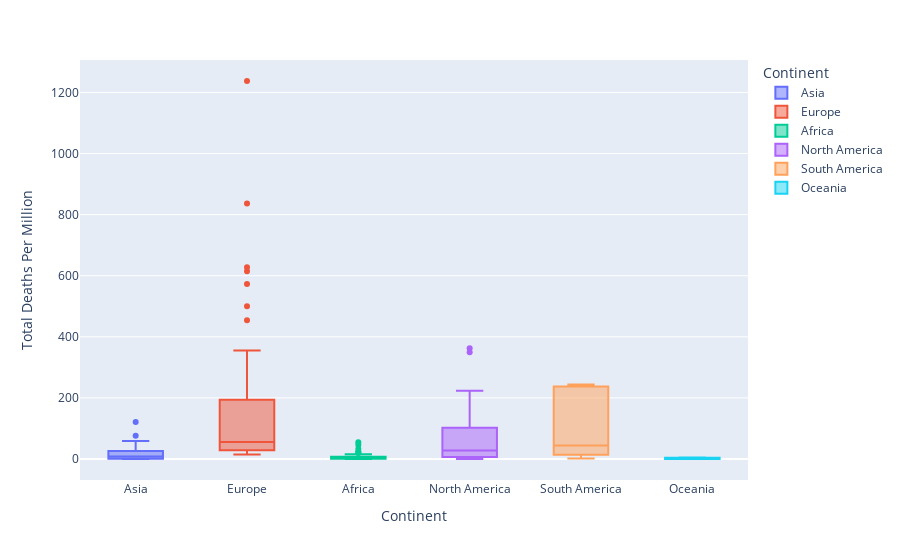

Here is the notebook cell this chart was saved with:
### Code cell
df = max_combined_country_clean
fig = px.box(df, x="Continent", y="Total Deaths Per Million", hover_name= "Country"
             , color= "Continent"
            )
fig.show()
quartilesm = max_combined_country_clean['Total Deaths Per Million'].quantile([.25,.5,.75])
lowerqm = quartilesm[0.25]
upperqm = quartilesm[0.75]
iqrm = upperqm-lowerqm

lower_boundm = lowerqm - (1.5*iqrm)
upper_boundm = upperqm + (1.5*iqrm)

quartilestm1 = max_combined_country_clean['Population Density'].quantile([.25,.5,.75])
lowerqm1 = quartilestm1[0.25]
upperqm1 = quartilestm1[0.75]
iqrm1 = upperqm1-lowerqm1

lower_boundmm1 = lowerqm1 - (1.5*iqrm1)
upper_boundmm1 = upperqm1 + (1.5*iqrm1)

### Figure 1 — Plotly figure (JSON) as saved in the notebook; plotly's stock layout.template omitted (floating-point values rounded to 4 significant figures)
{"data": [{"alignmentgroup": "True", "hovertemplate": "<b>%{hovertext}</b><br><br>Continent=%{x}<br>Total Deaths Per Million=%{y}<extra></extra>", "hovertext": ["Afghanistan", "Armenia", "Azerbaijan", "Bahrain", "Bangladesh", "Bhutan", "Cambodia", "China", "Georgia", "India", "Indonesia", "Iraq", "Israel", "Japan", "Jordan", "Kazakhstan", "Kuwait", "Lebanon", "Malaysia", "Maldives", "Mongolia", "Myanmar", "Nepal", "Oman", "Pakistan", "Philippines", "Qatar", "Saudi Arabia", "Singapore", "Sri Lanka", "Tajikistan", "Thailand", "Turkey", "United Arab Emirates", "Uzbekistan", "Vietnam"], "legendgroup": "Asia", "marker": {"color": "#636efa"}, "name": "Asia", "notched": false, "offsetgroup": "Asia", "orientation": "v", "showlegend": true, "type": "box", "x": ["Asia", "Asia", "Asia", "Asia", "Asia", "Asia", "Asia", "Asia", "Asia", "Asia", "Asia", "Asia", "Asia", "Asia", "Asia", "Asia", "Asia", "Asia", "Asia", "Asia", "Asia", "Asia", "Asia", "Asia", "Asia", "Asia", "Asia", "Asia", "Asia", "Asia", "Asia", "Asia", "Asia", "Asia", "Asia", "Asia"], "x0": " ", "xaxis": "x", "y": [14.93, 121.5, 15.19, 37.02, 8.889, 0, 0, 3.223, 3.509, 9.927, 9.012, 27.35, 35.35, 7.535, 0.882, 6.391, 76.34, 4.688, 3.738, 14.8, 0, 0.11, 0.789, 25.65, 16.25, 10.67, 34.02, 36.39, 4.444, 0.514, 5.452, 0.831, 58.69, 30.54, 0.568, 0], "y0": " ", "yaxis": "y"}, {"alignmentgroup": "True", "hovertemplate": "<b>%{hovertext}</b><br><br>Continent=%{x}<br>Total Deaths Per Million=%{y}<extra></extra>", "hovertext": ["Albania", "Austria", "Belarus", "Belgium", "Bosnia and Herzegovina", "Bulgaria", "Croatia", "Cyprus", "Czech Republic", "Denmark", "Estonia", "Finland", "France", "Germany", "Greece", "Hungary", "Iceland", "Ireland", "Italy", "Latvia", "Lithuania", "Luxembourg", "Malta", "Moldova", "Montenegro", "Netherlands", "Norway", "Poland", "Portugal", "Romania", "San Marino", "Serbia", "Slovenia", "Spain", "Sweden", "Switzerland", "Ukraine", "United Kingdom"], "legendgroup": "Europe", "marker": {"color": "#EF553B"}, "name": "Europe", "notched": false, "offsetgroup": "Europe", "orientation": "v", "showlegend": true, "type": "box", "x": ["Europe", "Europe", "Europe", "Europe", "Europe", "Europe", "Europe", "Europe", "Europe", "Europe", "Europe", "Europe", "Europe", "Europe", "Europe", "Europe", "Europe", "Europe", "Europe", "Europe", "Europe", "Europe", "Europe", "Europe", "Europe", "Europe", "Europe", "Europe", "Europe", "Europe", "Europe", "Europe", "Europe", "Europe", "Europe", "Europe", "Europe", "Europe"], "x0": " ", "xaxis": "x", "y": [15.29, 76.61, 36.62, 836.6, 51.51, 28.64, 26.06, 21.69, 31.38, 103.6, 52.02, 58.84, 454.1, 106.0, 18.23, 59.21, 29.3, 347.3, 572.8, 15.9, 27.92, 175.7, 20.38, 117.3, 14.33, 355.4, 45.01, 35.83, 150.0, 78.6, 1238.0, 38.36, 52.43, 615.0, 500.3, 194.1, 22.91, 628.0], "y0": " ", "yaxis": "y"}, {"alignmentgroup": "True", "hovertemplate": "<b>%{hovertext}</b><br><br>Continent=%{x}<br>Total Deaths Per Million=%{y}<extra></extra>", "hovertext": ["Algeria", "Angola", "Benin", "Botswana", "Burkina Faso", "Burundi", "Cameroon", "Central African Republic", "Chad", "Cote d'Ivoire", "Djibouti", "Equatorial Guinea", "Eritrea", "Ethiopia", "Gabon", "Ghana", "Guinea", "Guinea-Bissau", "Kenya", "Lesotho", "Liberia", "Libya", "Madagascar", "Malawi", "Mali", "Mauritania", "Mauritius", "Morocco", "Mozambique", "Namibia", "Niger", "Nigeria", "Rwanda", "Sao Tome and Principe", "Senegal", "Seychelles", "Sierra Leone", "South Africa", "Sudan", "Tanzania", "Togo", "Tunisia", "Uganda", "Zambia", "Zimbabwe"], "legendgroup": "Africa", "marker": {"color": "#00cc96"}, "name": "Africa", "notched": false, "offsetgroup": "Africa", "orientation": "v", "showlegend": true, "type": "box", "x": ["Africa", "Africa", "Africa", "Africa", "Africa", "Africa", "Africa", "Africa", "Africa", "Africa", "Africa", "Africa", "Africa", "Africa", "Africa", "Africa", "Africa", "Africa", "Africa", "Africa", "Africa", "Africa", "Africa", "Africa", "Africa", "Africa", "Africa", "Africa", "Africa", "Africa", "Africa", "Africa", "Africa", "Africa", "Africa", "Africa", "Africa", "Africa", "Africa", "Africa", "Africa", "Africa", "Africa", "Africa", "Africa"], "x0": " ", "xaxis": "x", "y": [19.27, 0.274, 1.072, 0.425, 2.535, 0.084, 11.34, 4.762, 4.505, 1.933, 45.55, 22.81, 0, 0.644, 15.28, 2.735, 2.056, 8.638, 2.287, 0, 6.722, 1.455, 0.506, 0.575, 5.481, 23.23, 7.863, 5.798, 0.16, 0, 2.768, 2.513, 0.154, 54.75, 5.017, 0, 6.895, 32.54, 11.88, 0.352, 1.57, 4.231, 0, 0.598, 0.404], "y0": " ", "yaxis": "y"}, {"alignmentgroup": "True", "hovertemplate": "<b>%{hovertext}</b><br><br>Continent=%{x}<br>Total Deaths Per Million=%{y}<extra></extra>", "hovertext": ["Antigua and Barbuda", "Aruba", "Barbados", "Belize", "Bermuda", "Canada", "Cayman Islands", "Costa Rica", "Dominica", "Dominican Republic", "El Salvador", "Grenada", "Guatemala", "Haiti", "Honduras", "Jamaica", "Mexico", "Nicaragua", "Panama", "Puerto Rico", "Sint Maarten (Dutch part)", "Trinidad and Tobago", "United States"], "legendgroup": "North America", "marker": {"color": "#ab63fa"}, "name": "North America", "notched": false, "offsetgroup": "North America", "orientation": "v", "showlegend": true, "type": "box", "x": ["North America", "North America", "North America", "North America", "North America", "North America", "North America", "North America", "North America", "North America", "North America", "North America", "North America", "North America", "North America", "North America", "North America", "North America", "North America", "North America", "North America", "North America", "North America"], "x0": " ", "xaxis": "x", "y": [30.64, 28.1, 24.36, 5.03, 144.5, 223.4, 15.22, 2.356, 0, 61.03, 16.5, 0, 29.64, 7.718, 36.65, 3.377, 169.3, 9.661, 116.1, 52.08, 349.8, 5.716, 362.5], "y0": " ", "yaxis": "y"}, {"alignmentgroup": "True", "hovertemplate": "<b>%{hovertext}</b><br><br>Continent=%{x}<br>Total Deaths Per Million=%{y}<extra></extra>", "hovertext": ["Argentina", "Bolivia", "Brazil", "Chile", "Colombia", "Ecuador", "Guyana", "Paraguay", "Peru", "Suriname", "Uruguay"], "legendgroup": "South America", "marker": {"color": "#FFA15A"}, "name": "South America", "notched": false, "offsetgroup": "South America", "orientation": "v", "showlegend": true, "type": "box", "x": ["South America", "South America", "South America", "South America", "South America", "South America", "South America", "South America", "South America", "South America", "South America"], "x0": " ", "xaxis": "x", "y": [22.37, 66.22, 238.1, 234.3, 43.96, 239.4, 15.26, 1.823, 244.0, 13.64, 7.197], "y0": " ", "yaxis": "y"}, {"alignmentgroup": "True", "hovertemplate": "<b>%{hovertext}</b><br><br>Continent=%{x}<br>Total Deaths Per Million=%{y}<extra></extra>", "hovertext": ["Australia", "Fiji", "New Zealand", "Papua New Guinea"], "legendgroup": "Oceania", "marker": {"color": "#19d3f3"}, "name": "Oceania", "notched": false, "offsetgroup": "Oceania", "orientation": "v", "showlegend": true, "type": "box", "x": ["Oceania", "Oceania", "Oceania", "Oceania"], "x0": " ", "xaxis": "x", "y": [4, 0, 4.562, 0], "y0": " ", "yaxis": "y"}], "layout": {"boxmode": "overlay", "legend": {"title": {"text": "Continent"}, "tracegroupgap": 0}, "margin": {"t": 60}, "xaxis": {"anchor": "y", "categoryarray": ["Asia", "Europe", "Africa", "North America", "South America", "Oceania"], "categoryorder": "array", "domain": [0, 1], "title": {"text": "Continent"}}, "yaxis": {"anchor": "x", "domain": [0, 1], "title": {"text": "Total Deaths Per Million"}}}}
